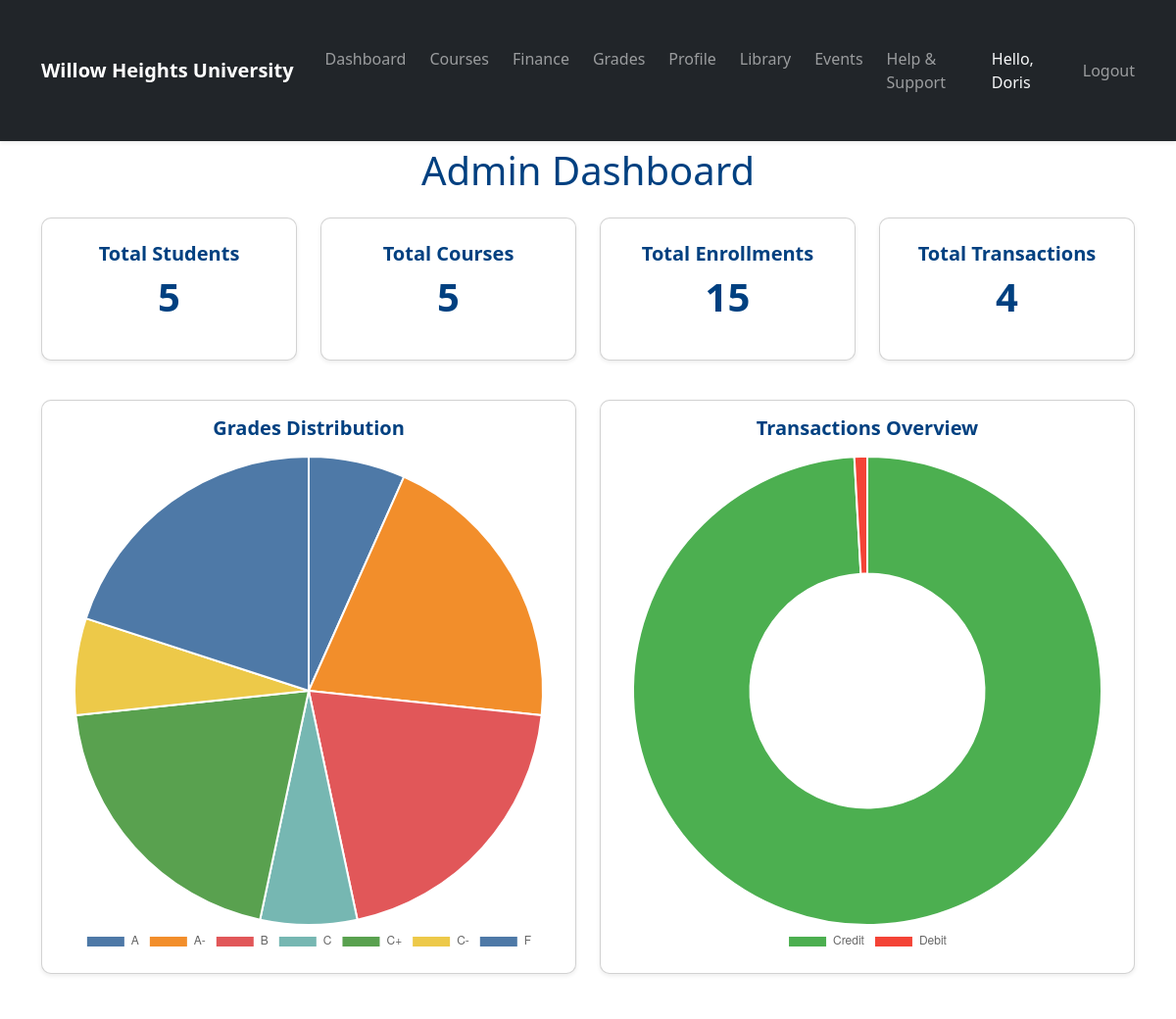
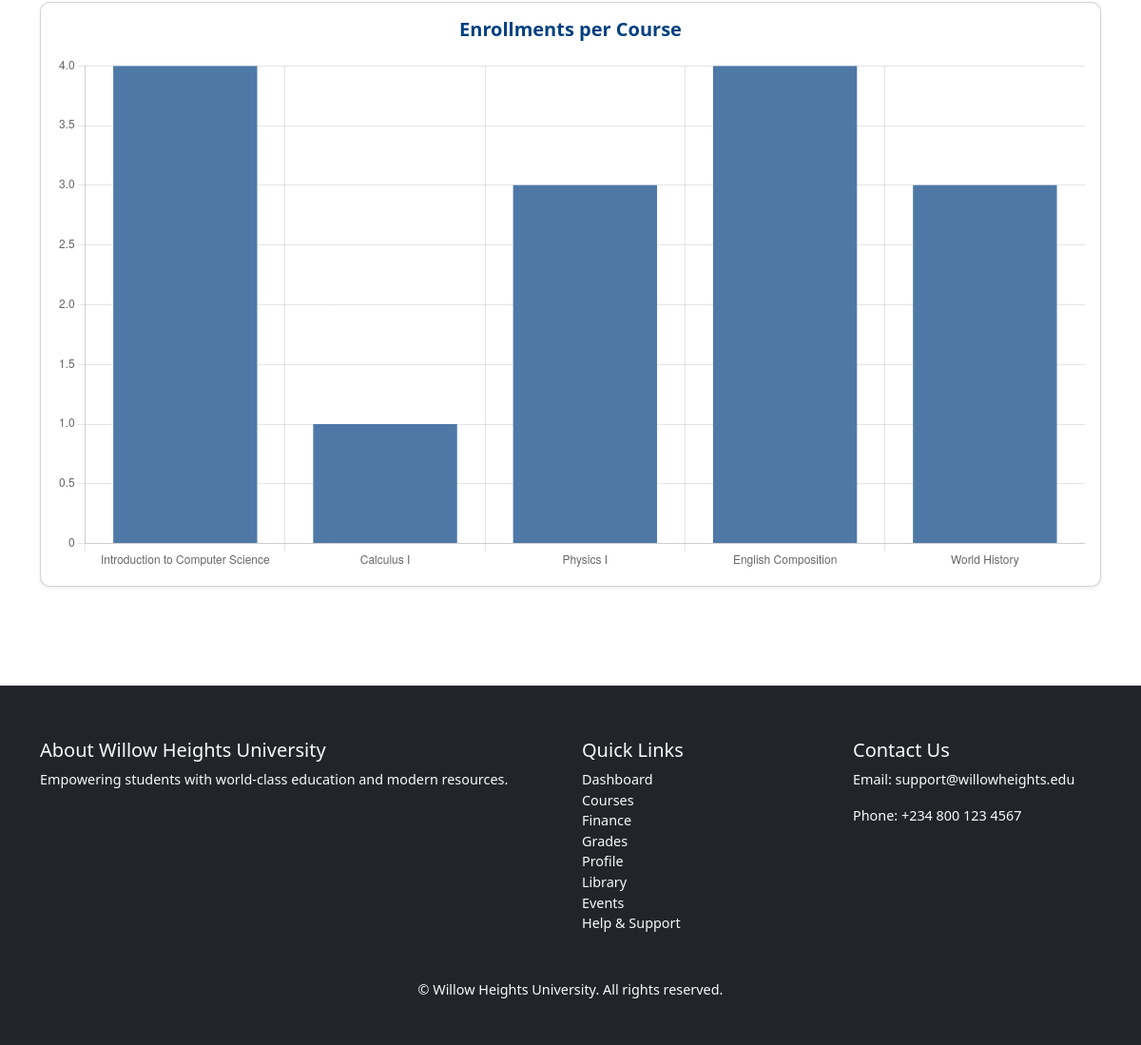
/admin-dashboard/ (signed in), run on the app's committed database (2 pictures, top to bottom).
### dashboard/models.py (models this page shows, shortened)
class PortalPage(models.Model):
    PAGE_CHOICES = [
        ('dashboard', 'Dashboard'),
        ('courses', 'Courses'),
        ('grades', 'Grades'),
        ('profile', 'Profile'),
        ('finance', 'Finance'),
        ('library', 'Library'),
        ('events', 'Events'),
        ('help', 'Help'),
    ]
    page_key = models.CharField(max_length=50, choices=PAGE_CHOICES, unique=True)
    heading = models.CharField(max_length=200)
    main_content = HTMLField(blank=True, null=True)
    courses_content = HTMLField(blank=True, null=True)
    grades_content = HTMLField(blank=True, null=True)
    finance_content = HTMLField(blank=True, null=True)
    library_content = HTMLField(blank=True, null=True)
    events_content = HTMLField(blank=True, null=True)
    help_content = HTMLField(blank=True, null=True)
    profile_content = HTMLField(blank=True, null=True)

### dashboard/views.py (the view)
# urls.py: path('admin-dashboard/', views.admin_dashboard, name='admin_dashboard'),
@staff_member_required
def admin_dashboard(request):
    total_students = User.objects.count()
    total_courses = Course.objects.count()
    total_enrollments = Enrollment.objects.count()
    total_transactions = Transaction.objects.count()
    courses = Course.objects.all()
    for course in courses:
        course.enrollment_count = Enrollment.objects.filter(course=course).count()
    total_credit = Transaction.objects.filter(is_credit=True).aggregate(total=Sum('amount'))['total'] or 0
    total_debit = Transaction.objects.filter(is_credit=False).aggregate(total=Sum('amount'))['total'] or 0
    grade_distribution = Grade.objects.values('grade').annotate(count=Count('grade'))
    grade_labels = [item['grade'] for item in grade_distribution]
    grade_counts = [item['count'] for item in grade_distribution]
    context = {
        'total_students': total_students,
        'total_courses': total_courses,
        'total_enrollments': total_enrollments,
        'total_transactions': total_transactions,
        'courses': courses,
        'total_credit': total_credit,
        'total_debit': total_debit,
        'grade_labels': grade_labels,
        'grade_counts': grade_counts,
    }
    return render(request, 'dashboard/admin_dashboard.html', context)

### dashboard/context_processors.py (called while the page is built)
def portal_pages(request):
    pages = PortalPage.objects.all()
    return {'portal_pages': pages}

### dashboard/templates/dashboard/admin_dashboard.html (shortened to what this page needs)
{% extends "base.html" %}
{% load static %}
{% block content %}
<div class="container my-5">
    <h1 class="text-center mb-4" style="color:#004080;">Admin Dashboard</h1>
    <div class="row text-center mb-4">
        <div class="col-md-3 col-sm-6 mb-3">
            <div class="card shadow-sm p-4">
                <h5>Total Students</h5>
                <p class="display-6">{{ total_students }}</p>
            </div>
        </div>
        <div class="col-md-3 col-sm-6 mb-3">
            <div class="card shadow-sm p-4">
                <h5>Total Courses</h5>
                <p class="display-6">{{ total_courses }}</p>
            </div>
        </div>
        <div class="col-md-3 col-sm-6 mb-3">
            <div class="card shadow-sm p-4">
                <h5>Total Enrollments</h5>
                <p class="display-6">{{ total_enrollments }}</p>
            </div>
        </div>
        <div class="col-md-3 col-sm-6 mb-3">
            <div class="card shadow-sm p-4">
                <h5>Total Transactions</h5>
                <p class="display-6">{{ total_transactions }}</p>
            </div>
        </div>
    </div>
    <div class="row mb-4">
        <div class="col-md-6 mb-4">
            <div class="card p-3 shadow-sm">
                <h5 class="text-center mb-3">Grades Distribution</h5>
                <canvas id="gradesChart"></canvas>
            </div>
        </div>
        <div class="col-md-6 mb-4">
            <div class="card p-3 shadow-sm">
                <h5 class="text-center mb-3">Transactions Overview</h5>
                <canvas id="transactionsChart"></canvas>
            </div>
        </div>
    </div>
    <div class="row mb-4">
        <div class="col-12">
            <div class="card p-3 shadow-sm">
                <h5 class="text-center mb-3">Enrollments per Course</h5>
                <canvas id="enrollmentsChart"></canvas>
            </div>
        </div>
    </div>
</div>
<script>
    // Grades Chart
    new Chart(document.getElementById('gradesChart'), {
        type: 'pie',
        data: {
            labels: {{ grade_labels|safe }},
            datasets: [{
                data: {{ grade_counts|safe }},
                backgroundColor: ['#4e79a7', '#f28e2b', '#e15759', '#76b7b2', '#59a14f', '#edc949']
            }]
        },
        options: { responsive: true, plugins: { legend: { position: 'bottom' } } }
    });
    // Transactions Chart
    new Chart(document.getElementById('transactionsChart'), {
        type: 'doughnut',
        data: {
            labels: ['Credit', 'Debit'],
            datasets: [{
                data: [{{ total_credit }}, {{ total_debit }}],
                backgroundColor: ['#4caf50', '#f44336']
            }]
        },
        options: { responsive: true, plugins: { legend: { position: 'bottom' } } }
    });
    // Enrollments per Course Chart
    const courseLabels = [{% for course in courses %}'{{ course.name }}',{% endfor %}];
    const courseEnrollments = [{% for course in courses %}{{ course.enrollment_count }},{% endfor %}];
    new Chart(document.getElementById('enrollmentsChart'), {
        type: 'bar',
        data: {
            labels: courseLabels,
            datasets: [{
                label: 'Enrollments',
                data: courseEnrollments,
                backgroundColor: '#4e79a7'
            }]
        },
        options: {
            responsive: true,
            plugins: { legend: { display: false } },
            scales: { y: { beginAtZero: true } }
        }
    });
</script>
{% endblock %}

### university_portal/templates/base.html (shortened to what this page needs)
{% load static %}
<!DOCTYPE html>
<html lang="en">
<head>
    <link rel="stylesheet" href="{% static 'css/style.css' %}">
    <link href="https://cdn.jsdelivr.net/npm/bootstrap@5.3.2/dist/css/bootstrap.min.css" rel="stylesheet">
</head>
<body>
<nav class="navbar navbar-expand-lg navbar-dark bg-dark fixed-top shadow-sm">
    <div class="container">
        <a class="navbar-brand fw-bold" href="{% url 'dashboard:home' %}">
            Willow Heights University
        </a>
        <div class="collapse navbar-collapse" id="navbarNav">
            <ul class="navbar-nav ms-auto">
                {% for p in portal_pages %}
                    <li class="nav-item">
                        <a class="nav-link {% if page and page.page_key == p.page_key %}active{% endif %}"
                           href="{% url 'dashboard:portal_page' p.page_key %}">
                            {{ p.heading }}
                        </a>
                    </li>
                {% endfor %}
                {% if user.is_authenticated %}
                    <li class="nav-item d-flex align-items-center me-3">
                        <span class="text-light">Hello, {{ user.get_full_name|default:user.username }}</span>
                    </li>
                    <li class="nav-item d-flex align-items-center">
                        <form method="POST" action="{% url 'dashboard:logout' %}" class="m-0 p-0 d-flex">
                            <button type="submit" class="btn btn-link nav-link p-0 m-0">Logout</button>
                        </form>
                    </li>
                {% endif %}
            </ul>
        </div>
    </div>
</nav>
<main>
    {% block content %}{% endblock %}
</main>
<footer class="bg-dark text-light mt-5 pt-4 pb-3">
    <div class="container">
        <div class="row">
            <div class="col-md-6 mb-3">
                <h5>About Willow Heights University</h5>
                <p>Empowering students with world-class education and modern resources.</p>
            </div>
            <div class="col-md-3 mb-3">
                <h5>Quick Links</h5>
                <ul class="list-unstyled">
                    {% for p in portal_pages %}
                        <li>
                            <a href="{% url 'dashboard:portal_page' p.page_key %}" class="text-light text-decoration-none">
                                {{ p.heading }}
                            </a>
                        </li>
                    {% endfor %}
                </ul>
            </div>
            <div class="col-md-3 mb-3">
                <h5>Contact Us</h5>
                <p>Email: support@willowheights.edu</p>
                <p>Phone: +234 800 123 4567</p>
            </div>
        </div>
        <div class="text-center mt-3">
            <p class="mb-0">&copy; {{ now|date:"Y" }} Willow Heights University. All rights reserved.</p>
        </div>
    </div>
</footer>
</body>
</html>

### static/css/style.css (style rules this page uses)
body { font-family: 'Arial', sans-serif; margin: 0; padding: 0; background-color: #f8f9fa; color: #212529; line-height: 1.6; }
a { text-decoration: none; color: inherit; }
.navbar { padding: 1rem 1.5rem; box-shadow: 0 2px 6px rgba(0,0,0,0.1); }
.navbar-brand { font-weight: bold; font-size: 1.3rem; }
.nav-link { margin-left: 0.5rem; transition: color 0.3s; }
.container { max-width: 1200px; margin: 0 auto; padding: 2rem 1rem; }
.card { border: none; border-radius: 10px; transition: transform 0.3s, box-shadow 0.3s; }
footer { background-color: #212529; color: #f8f9fa; padding: 2rem 1rem; font-size: 0.9rem; }
footer a { color: #f8f9fa; }

### university_portal/templates/base.html (style rules this page uses)
body { padding-top: 70px; }

### dashboard/templates/dashboard/admin_dashboard.html (style rules this page uses)
.card { transition: transform 0.3s, box-shadow 0.3s; border-radius: 10px; }
.card h5 { color: #004080; font-weight: bold; }
.display-6 { font-weight: bold; color: #004080; }

### data on the page
PortalPage: heading "Dashboard"
PortalPage: heading "Courses"
PortalPage: heading "Finance"
PortalPage: heading "Grades"
PortalPage: heading "Profile"
PortalPage: heading "Library"
PortalPage: heading "Events"
PortalPage: heading "Help & Support"

### other printed values
{{ user.get_full_name|default:user.username }} "Doris"
{{ total_students }} "5"
{{ total_courses }} "5"
{{ total_enrollments }} "15"
{{ total_transactions }} "4"
chart data {{ grade_labels|safe }} ['A', 'A-', 'B', 'C', 'C+', 'C-', 'F']
chart data {{ grade_counts|safe }} [1, 3, 3, 1, 3, 1, 3]
chart data {{ total_credit }} 5600
chart data {{ total_debit }} 50
